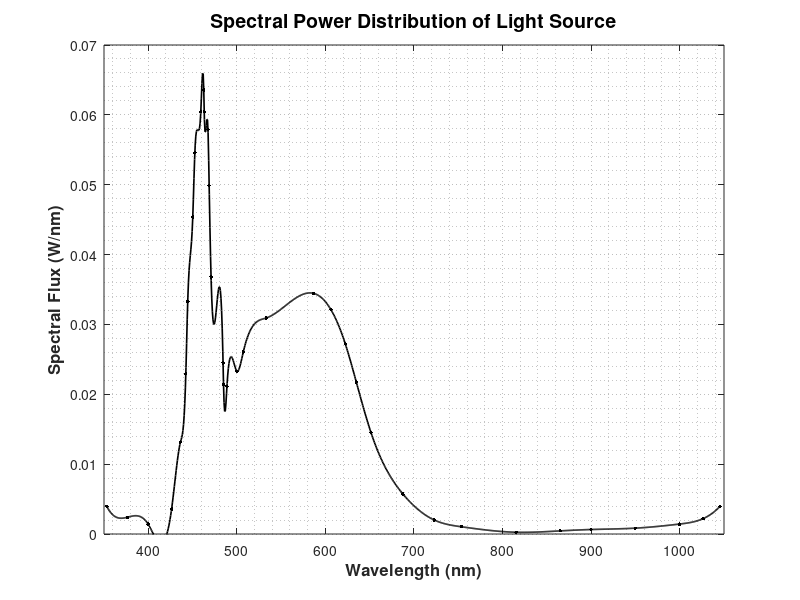

The MATLAB source for this figure: (Note: this script raises an error after producing the figure.)
% Define the exact wavelength and flux data points
wavelength = [353.1730769230769, 376.5064102564103, 399.7435897435897, 426.31410256410254, 436.28205128205116, ...
    442.37179487179486, 444.51923076923066, 450.22435897435884, 452.56410256410254, 459.29487179487165, ...
    463.1410256410254, 462.6282051282049, 467.4038461538461, 468.7179487179485, 470.8653846153846, ...
    484.4230769230768, 484.93589743589735, 488.8141025641025, 500, 507.2435897435897, 533.3653846153845, ...
    586.6346153846152, 606.2499999999999, 622.4358974358975, 634.8717948717949, 651.4423076923076, ...
    687.5, 722.724358974359, 753.6538461538462, 815.3205128205129, 865.2884615384614, 899.8717948717949, ...
    949.8397435897436, 999.7435897435898, 1026.5384615384614, 1045.480769230769];

flux = [0.003964166666666661, 0.002400833333333334, 0.0014237500000000005, 0.00357333333333333, ...
    0.013148750000000002, 0.022919583333333337, 0.03327666666666667, 0.045392499999999995, ...
    0.05457708333333334, 0.060439583333333345, 0.06043958333333333, 0.06356625, 0.05789916666666667, ...
    0.04988708333333334, 0.03679416666666667, 0.024482916666666663, 0.02135625, 0.02116083333333333, ...
    0.02331041666666667, 0.02604625, 0.03093166666666667, 0.03444916666666667, 0.03210416666666666, ...
    0.02721875, 0.021747083333333334, 0.014516666666666667, 0.005722916666666661, 0.0020099999999999858, ...
    0.001032916666666656, 0.000251249999999972, 0.0004466666666666603, 0.000642083333333327, ...
    0.000837500000000004, 0.0014237499999999867, 0.002205416666666669, 0.003964166666666651];

% Create interpolated points for smoother curve
wavelength_interp = linspace(min(wavelength), max(wavelength), 1000);
flux_interp = spline(wavelength, flux, wavelength_interp);

% Create the figure with specific size
figure('Position', [100, 100, 800, 600]);

% Plot both the interpolated curve and the original data points
plot(wavelength_interp, flux_interp, 'k-', 'LineWidth', 1.2);
hold on;
plot(wavelength, flux, 'k.', 'MarkerSize', 8);
hold off;

% Set the axis limits
xlim([350 1050]);
ylim([0 0.07]);

% Add labels and title with nice formatting
xlabel('Wavelength (nm)', 'FontSize', 12, 'FontWeight', 'bold');
ylabel('Spectral Flux (W/nm)', 'FontSize', 12, 'FontWeight', 'bold');
title('Spectral Power Distribution of Light Source', 'FontSize', 14, 'FontWeight', 'bold');

% Add grid
grid on;

% Customize grid and axis appearance
set(gca, 'GridLineStyle', ':');
set(gca, 'GridAlpha', 0.3);
set(gca, 'Box', 'on');

% Set background color to white
set(gcf, 'Color', 'white');

% Add minor grid lines
grid minor;

% Format tick labels
ax = gca;
ax.FontSize = 10;
ax.TickDir = 'out';
ax.YTick = 0:0.007:0.07;

% Display all decimal places in Y-axis
ytickformat('%.4f');

% Optional: Save the figure
% saveas(gcf, 'spectral_distribution.png');